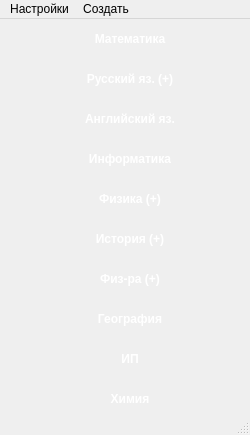
<?xml version="1.0" encoding="UTF-8"?>
<ui version="4.0">
    <class>ZoomPlus</class>
    <widget class="QMainWindow" name="ZoomPlus">
        <property name="geometry">
            <rect>
                <x>0</x>
                <y>0</y>
                <width>250</width>
                <height>435</height>
            </rect>
        </property>
        <property name="minimumSize">
            <size>
                <width>250</width>
                <height>435</height>
            </size>
        </property>
        <property name="maximumSize">
            <size>
                <width>250</width>
                <height>435</height>
            </size>
        </property>
        <property name="windowTitle">
            <string>MainWindow</string>
        </property>
        <property name="styleSheet">
            <string notr="true">QMainWindow {background-color: qlineargradient(spread:pad, x1:0, y1:0, x2:1, y2:1,
                stop:0.210227 rgba(253,187,45,1), stop:1 rgba(195,34,34,1));}
            </string>
        </property>
        <widget class="QWidget" name="ZoomPlus_2">
            <property name="maximumSize">
                <size>
                    <width>16777214</width>
                    <height>16777215</height>
                </size>
            </property>
            <widget class="QPushButton" name="pushButton">
                <property name="geometry">
                    <rect>
                        <x>80</x>
                        <y>10</y>
                        <width>100</width>
                        <height>20</height>
                    </rect>
                </property>
                <property name="styleSheet">
                    <string notr="true">QPushButton {border-radius: 10px; color: #fff;text-align: center;font-size:
                        12px;font: bold;text-align: center;font-family: 'Comic Sans MS', sans-serif;}
                        QPushButton:hover{background-color: qlineargradient(spread:pad, x1:0, y1:0, x2:1, y2:1,
                        stop:0.210227 rgba(0, 255, 162, 100), stop:1 rgba(255, 255, 255, 100));}
                    </string>
                </property>
                <property name="text">
                    <string>Математика</string>
                </property>
            </widget>
            <widget class="QPushButton" name="pushButton_2">
                <property name="geometry">
                    <rect>
                        <x>80</x>
                        <y>50</y>
                        <width>100</width>
                        <height>20</height>
                    </rect>
                </property>
                <property name="styleSheet">
                    <string notr="true">QPushButton {border-radius: 10px; color: #fff;text-align: center;font-size:
                        12px;font: bold;text-align: center;font-family: 'Comic Sans MS', sans-serif;}
                        QPushButton:hover{background-color: qlineargradient(spread:pad, x1:0, y1:0, x2:1, y2:1,
                        stop:0.210227 rgba(0, 255, 162, 100), stop:1 rgba(255, 255, 255, 100));}
                    </string>
                </property>
                <property name="text">
                    <string>Русский яз. (+)</string>
                </property>
            </widget>
            <widget class="QPushButton" name="pushButton_3">
                <property name="geometry">
                    <rect>
                        <x>80</x>
                        <y>90</y>
                        <width>100</width>
                        <height>20</height>
                    </rect>
                </property>
                <property name="styleSheet">
                    <string notr="true">QPushButton {border-radius: 10px; color: #fff;text-align: center;font-size:
                        12px;font: bold;text-align: center;font-family: 'Comic Sans MS', sans-serif;}
                        QPushButton:hover{background-color: qlineargradient(spread:pad, x1:0, y1:0, x2:1, y2:1,
                        stop:0.210227 rgba(0, 255, 162, 100), stop:1 rgba(255, 255, 255, 100));}
                    </string>
                </property>
                <property name="text">
                    <string>Английский яз.</string>
                </property>
            </widget>
            <widget class="QPushButton" name="pushButton_4">
                <property name="geometry">
                    <rect>
                        <x>80</x>
                        <y>130</y>
                        <width>100</width>
                        <height>20</height>
                    </rect>
                </property>
                <property name="styleSheet">
                    <string notr="true">QPushButton {border-radius: 10px; color: #fff;text-align: center;font-size:
                        12px;font: bold;text-align: center;font-family: 'Comic Sans MS', sans-serif;}
                        QPushButton:hover{background-color: qlineargradient(spread:pad, x1:0, y1:0, x2:1, y2:1,
                        stop:0.210227 rgba(0, 255, 162, 100), stop:1 rgba(255, 255, 255, 100));}
                    </string>
                </property>
                <property name="text">
                    <string>Информатика</string>
                </property>
            </widget>
            <widget class="QPushButton" name="pushButton_5">
                <property name="geometry">
                    <rect>
                        <x>80</x>
                        <y>170</y>
                        <width>100</width>
                        <height>20</height>
                    </rect>
                </property>
                <property name="styleSheet">
                    <string notr="true">QPushButton {border-radius: 10px; color: #fff;text-align: center;font-size:
                        12px;font: bold;text-align: center;font-family: 'Comic Sans MS', sans-serif;}
                        QPushButton:hover{background-color: qlineargradient(spread:pad, x1:0, y1:0, x2:1, y2:1,
                        stop:0.210227 rgba(0, 255, 162, 100), stop:1 rgba(255, 255, 255, 100));}
                    </string>
                </property>
                <property name="text">
                    <string>Физика (+)</string>
                </property>
            </widget>
            <widget class="QPushButton" name="pushButton_6">
                <property name="geometry">
                    <rect>
                        <x>80</x>
                        <y>210</y>
                        <width>100</width>
                        <height>20</height>
                    </rect>
                </property>
                <property name="styleSheet">
                    <string notr="true">QPushButton {border-radius: 10px; color: #fff;text-align: center;font-size:
                        12px;font: bold;text-align: center;font-family: 'Comic Sans MS', sans-serif;}
                        QPushButton:hover{background-color: qlineargradient(spread:pad, x1:0, y1:0, x2:1, y2:1,
                        stop:0.210227 rgba(0, 255, 162, 100), stop:1 rgba(255, 255, 255, 100));}
                    </string>
                </property>
                <property name="text">
                    <string>История (+)</string>
                </property>
            </widget>
            <widget class="QPushButton" name="pushButton_7">
                <property name="geometry">
                    <rect>
                        <x>80</x>
                        <y>250</y>
                        <width>100</width>
                        <height>20</height>
                    </rect>
                </property>
                <property name="styleSheet">
                    <string notr="true">QPushButton {border-radius: 10px; color: #fff;text-align: center;font-size:
                        12px;font: bold;text-align: center;font-family: 'Comic Sans MS', sans-serif;}
                        QPushButton:hover{background-color: qlineargradient(spread:pad, x1:0, y1:0, x2:1, y2:1,
                        stop:0.210227 rgba(0, 255, 162, 100), stop:1 rgba(255, 255, 255, 100));}
                    </string>
                </property>
                <property name="text">
                    <string>Физ-ра (+)</string>
                </property>
            </widget>
            <widget class="QPushButton" name="pushButton_8">
                <property name="geometry">
                    <rect>
                        <x>80</x>
                        <y>370</y>
                        <width>100</width>
                        <height>20</height>
                    </rect>
                </property>
                <property name="styleSheet">
                    <string notr="true">QPushButton {border-radius: 10px; color: #fff;text-align: center;font-size:
                        12px;font: bold;text-align: center;font-family: 'Comic Sans MS', sans-serif;}
                        QPushButton:hover{background-color: qlineargradient(spread:pad, x1:0, y1:0, x2:1, y2:1,
                        stop:0.210227 rgba(0, 255, 162, 100), stop:1 rgba(255, 255, 255, 100));}
                    </string>
                </property>
                <property name="text">
                    <string>Химия</string>
                </property>
            </widget>
            <widget class="QPushButton" name="pushButton_9">
                <property name="geometry">
                    <rect>
                        <x>80</x>
                        <y>330</y>
                        <width>100</width>
                        <height>20</height>
                    </rect>
                </property>
                <property name="styleSheet">
                    <string notr="true">QPushButton {border-radius: 10px; color: #fff;text-align: center;font-size:
                        12px;font: bold;text-align: center;font-family: 'Comic Sans MS', sans-serif;}
                        QPushButton:hover{background-color: qlineargradient(spread:pad, x1:0, y1:0, x2:1, y2:1,
                        stop:0.210227 rgba(0, 255, 162, 100), stop:1 rgba(255, 255, 255, 100));}
                    </string>
                </property>
                <property name="text">
                    <string>ИП</string>
                </property>
            </widget>
            <widget class="QPushButton" name="pushButton_10">
                <property name="geometry">
                    <rect>
                        <x>80</x>
                        <y>290</y>
                        <width>100</width>
                        <height>20</height>
                    </rect>
                </property>
                <property name="styleSheet">
                    <string notr="true">QPushButton {border-radius: 10px; color: #fff;text-align: center;font-size:
                        12px;font: bold;text-align: center;font-family: 'Comic Sans MS', sans-serif;}
                        QPushButton:hover{background-color: qlineargradient(spread:pad, x1:0, y1:0, x2:1, y2:1,
                        stop:0.210227 rgba(0, 255, 162, 100), stop:1 rgba(255, 255, 255, 100));}
                    </string>
                </property>
                <property name="text">
                    <string>География</string>
                </property>
            </widget>
        </widget>
        <widget class="QStatusBar" name="statusbar"/>
        <widget class="QMenuBar" name="menubar">
            <property name="geometry">
                <rect>
                    <x>0</x>
                    <y>0</y>
                    <width>250</width>
                    <height>21</height>
                </rect>
            </property>
            <widget class="QMenu" name="menuEdit">
                <property name="title">
                    <string>Настройки</string>
                </property>
                <addaction name="action"/>
                <addaction name="action_2"/>
            </widget>
            <widget class="QMenu" name="menu">
                <property name="title">
                    <string>Создать</string>
                </property>
                <addaction name="action_4"/>
            </widget>
            <addaction name="menuEdit"/>
            <addaction name="menu"/>
        </widget>
        <action name="actionOPen">
            <property name="text">
                <string>OPen</string>
            </property>
        </action>
        <action name="settings_urls">
            <property name="text">
                <string>Настроить ссылки</string>
            </property>
        </action>
        <action name="action_setting_names">
            <property name="text">
                <string>Настройка</string>
            </property>
        </action>
        <action name="settings_name_conf">
            <property name="text">
                <string>Настроить названия предметов</string>
            </property>
        </action>
        <action name="action">
            <property name="text">
                <string>Настроить ссылки</string>
            </property>
        </action>
        <action name="action_2">
            <property name="text">
                <string>Настроить названия предметов</string>
            </property>
        </action>
        <action name="action_4">
            <property name="text">
                <string>Создать свой урок</string>
            </property>
        </action>
    </widget>
    <resources/>
    <connections>
        <connection>
            <sender>pushButton</sender>
            <signal>clicked()</signal>
            <receiver>ZoomPlus</receiver>
            <slot>open_conf()</slot>
            <hints>
                <hint type="sourcelabel">
                    <x>151</x>
                    <y>39</y>
                </hint>
                <hint type="destinationlabel">
                    <x>218</x>
                    <y>45</y>
                </hint>
            </hints>
        </connection>
        <connection>
            <sender>pushButton_2</sender>
            <signal>clicked()</signal>
            <receiver>ZoomPlus</receiver>
            <slot>open_conf()</slot>
            <hints>
                <hint type="sourcelabel">
                    <x>138</x>
                    <y>83</y>
                </hint>
                <hint type="destinationlabel">
                    <x>225</x>
                    <y>85</y>
                </hint>
            </hints>
        </connection>
        <connection>
            <sender>pushButton_3</sender>
            <signal>clicked()</signal>
            <receiver>ZoomPlus</receiver>
            <slot>open_conf()</slot>
            <hints>
                <hint type="sourcelabel">
                    <x>157</x>
                    <y>126</y>
                </hint>
                <hint type="destinationlabel">
                    <x>230</x>
                    <y>129</y>
                </hint>
            </hints>
        </connection>
        <connection>
            <sender>pushButton_4</sender>
            <signal>clicked()</signal>
            <receiver>ZoomPlus</receiver>
            <slot>open_conf()</slot>
            <hints>
                <hint type="sourcelabel">
                    <x>153</x>
                    <y>162</y>
                </hint>
                <hint type="destinationlabel">
                    <x>226</x>
                    <y>167</y>
                </hint>
            </hints>
        </connection>
        <connection>
            <sender>pushButton_5</sender>
            <signal>clicked()</signal>
            <receiver>ZoomPlus</receiver>
            <slot>open_conf()</slot>
            <hints>
                <hint type="sourcelabel">
                    <x>140</x>
                    <y>196</y>
                </hint>
                <hint type="destinationlabel">
                    <x>229</x>
                    <y>209</y>
                </hint>
            </hints>
        </connection>
        <connection>
            <sender>pushButton_6</sender>
            <signal>clicked()</signal>
            <receiver>ZoomPlus</receiver>
            <slot>open_conf()</slot>
            <hints>
                <hint type="sourcelabel">
                    <x>144</x>
                    <y>240</y>
                </hint>
                <hint type="destinationlabel">
                    <x>228</x>
                    <y>255</y>
                </hint>
            </hints>
        </connection>
        <connection>
            <sender>pushButton_7</sender>
            <signal>clicked()</signal>
            <receiver>ZoomPlus</receiver>
            <slot>open_conf()</slot>
            <hints>
                <hint type="sourcelabel">
                    <x>150</x>
                    <y>281</y>
                </hint>
                <hint type="destinationlabel">
                    <x>232</x>
                    <y>296</y>
                </hint>
            </hints>
        </connection>
        <connection>
            <sender>pushButton_10</sender>
            <signal>clicked()</signal>
            <receiver>ZoomPlus</receiver>
            <slot>open_conf()</slot>
            <hints>
                <hint type="sourcelabel">
                    <x>131</x>
                    <y>326</y>
                </hint>
                <hint type="destinationlabel">
                    <x>229</x>
                    <y>335</y>
                </hint>
            </hints>
        </connection>
        <connection>
            <sender>pushButton_9</sender>
            <signal>clicked()</signal>
            <receiver>ZoomPlus</receiver>
            <slot>open_conf()</slot>
            <hints>
                <hint type="sourcelabel">
                    <x>155</x>
                    <y>364</y>
                </hint>
                <hint type="destinationlabel">
                    <x>227</x>
                    <y>371</y>
                </hint>
            </hints>
        </connection>
        <connection>
            <sender>pushButton_8</sender>
            <signal>clicked()</signal>
            <receiver>ZoomPlus</receiver>
            <slot>open_conf()</slot>
            <hints>
                <hint type="sourcelabel">
                    <x>139</x>
                    <y>401</y>
                </hint>
                <hint type="destinationlabel">
                    <x>211</x>
                    <y>398</y>
                </hint>
            </hints>
        </connection>
        <connection>
            <sender>action</sender>
            <signal>triggered()</signal>
            <receiver>ZoomPlus_2</receiver>
            <slot>show()</slot>
            <hints>
                <hint type="sourcelabel">
                    <x>-1</x>
                    <y>-1</y>
                </hint>
                <hint type="destinationlabel">
                    <x>124</x>
                    <y>217</y>
                </hint>
            </hints>
        </connection>
        <connection>
            <sender>action_2</sender>
            <signal>triggered()</signal>
            <receiver>ZoomPlus_2</receiver>
            <slot>show()</slot>
            <hints>
                <hint type="sourcelabel">
                    <x>-1</x>
                    <y>-1</y>
                </hint>
                <hint type="destinationlabel">
                    <x>124</x>
                    <y>217</y>
                </hint>
            </hints>
        </connection>
    </connections>
    <slots>
        <signal>signal1()</signal>
        <slot>open_conf()</slot>
    </slots>
</ui>
